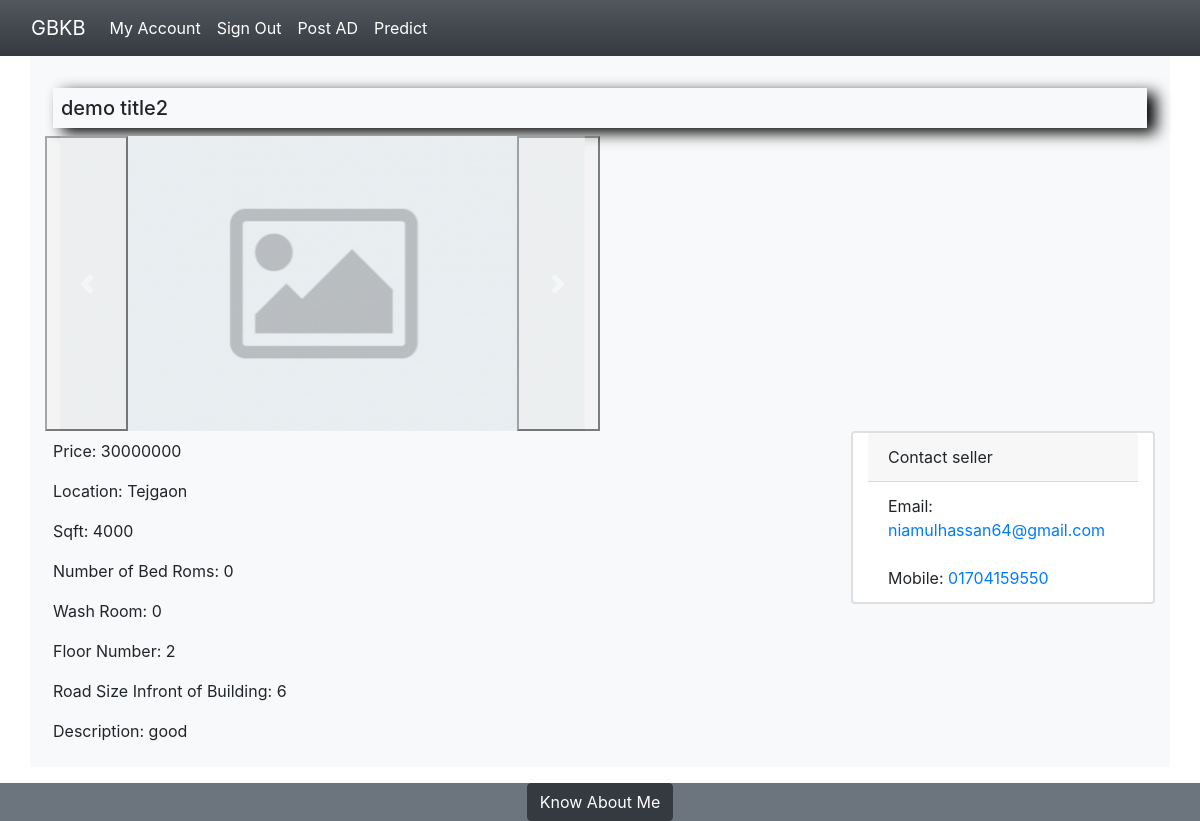
/20/ (signed in), run on the app's committed database.
### accounts/models.py (models this page shows, shortened)
class PostAd(models.Model):                # for saving the shared news in database
    userID = models.ForeignKey(User, on_delete=models.CASCADE)
    title = models.CharField(max_length=120, default="" , null=False , blank= False)
    location = models.CharField(max_length=120, default="" , null=False , blank= False, choices=(
        ('', 'Location'),
        ('Dhaka Cantonment', 'Dhaka Cantonment'),
        ('Dhamrai', 'Dhamrai'),
        ('Dhanmondi', 'Dhanmondi'),
        ('Gulshan 1', 'Gulshan 1'),
        ('Gulshan 2', 'Gulshan 2'),
        ('Jatrabari', 'Jatrabari'),
        ('Keraniganj', 'Keraniganj'),
        ('Khilgaon', 'Khilgaon'),
        ('Khilkhet', 'Khilkhet'),
        ('Lalbag', 'Lalbag'),
        ('Mohammadpur', 'Mohammadpur'),
        ('Mirpur', 'Mirpur'),
        ('Motijheel', 'Motijheel'),
        ('Palton', 'Palton'),
        ('Ramna', 'Ramna'),
        ('Sabujbag', 'Sabujbag'),
        ('Tejgaon', 'Tejgaon'),
        ('Uttara', 'Uttara'),
        ('Dhanmondi', 'Dhanmondi'),
        ('Boshundhora', 'Boshundhora'),
        ('Bonani', 'Bonani'),
        ('Mohakhali', 'mohakhali'),
        ))
    img1 = models.ImageField(upload_to='images/post', default='demo.png',blank=True)
    img2 = models.ImageField(upload_to='images/post', default='demo.png',blank=True)
    img3 = models.ImageField(upload_to='images/post', default='demo.png',blank=True)
    sqft = models.IntegerField(default=None, null=False , blank= False)
    washRoom = models.IntegerField(default=None, null=False , blank= False)
    bedRoom = models.IntegerField(default=None, null=False , blank= False)
    description = models.TextField(max_length=120, default="", null=True, blank=True)
    roadSize = models.IntegerField(default=None, null=False, blank=False)
    lift = models.IntegerField(null=False , blank= False, choices=(
        (None, 'select'),
        (0,'No Lift'),
        (1,'Lift service available'),
        ))
    floor = models.IntegerField(default=None, null=False, blank=False)
    date = models.DateTimeField(auto_now_add=True)
    price = models.IntegerField(default=None, null=False, blank=False)

class ExtentionUser(models.Model):  # extra fields for user
    userID = models.ForeignKey(User, on_delete=models.CASCADE)
    mobileNumber= models.CharField(max_length=120, default="" , null=False , blank= False)
    image = models.ImageField(upload_to='images/post/', default='demo.png', blank=True)
    activation = models.BooleanField(default=False)
    code= models.IntegerField(default=1, null=True , blank= True)

### accounts/views.py (the view)
# urls.py: path('<int:pId>/', views.detail, name='detail'),
def detail(request, pId ):
    if request.user.is_authenticated:
        details = get_object_or_404(ExtentionUser, userID=request.user)
        if details.activation!=True:
            return redirect('activation')
    else:
        return render(request, 'accounts/signin.html', {'error': "At first, sign-in"})
    obj = get_object_or_404(PostAd, pk=pId)
    extendSellerInfo=get_object_or_404(ExtentionUser, userID=obj.userID)
    return render(request,'AdPosting/detail.html', {'obj': obj,"mobile":extendSellerInfo})

### templates/AdPosting/detail.html (shortened to what this page needs)
{% extends 'base.html' %}
{% block head %}
<link rel="stylesheet" type="text/css" href="static/css js/varifivcation.css">
<link rel="stylesheet" type="text/css" href="static/css js/detailview.css">
{% endblock%}
{% block body1 %}
<h5 class="p-2 m-2 boxShadow">{{obj.title}}</h5>
<div id="carouselExampleControlsNoTouching" class="carousel slide col-12	col-sm-12	col-md-10=2	col-lg-6	col-xl-6	col-xxl-6" data-bs-touch="false" data-bs-interval="false">
  <div class="carousel-inner">
    <div class="carousel-item active">
      <img src="{{obj.img1.url}}" class="d-block w-100" alt="...">
    </div>
  </div>
  <button class="carousel-control-prev" type="button" data-bs-target="#carouselExampleControlsNoTouching" data-bs-slide="prev">
    <span class="carousel-control-prev-icon" aria-hidden="true"></span>
  </button>
  <button class="carousel-control-next" type="button" data-bs-target="#carouselExampleControlsNoTouching" data-bs-slide="next">
    <span class="carousel-control-next-icon" aria-hidden="true"></span>
  </button>
</div>
<div class="card  col-12	col-sm-12	col-md-12 float-right border-2" style="width: 19rem;">
  <div class="card-header">
    Contact seller
  </div>
  <ul class="list-group list-group-flush">
    <li class="list-group-item">Email: <a href="mailto: {{obj.userID.email}}"> {{obj.userID.email}}</a></li>
    <li class="list-group-item">Mobile: <a href="tel://{{mobile.mobileNumber}}">{{mobile.mobileNumber}}</a></li>
  </ul>
</div>
  <div class="border-2 p-2"   >
  <div class="">
      <div class="">
      <p class="">Price: {{obj.price}}</p>
      <p class="">Location: {{obj.location}}</p>
      <p class="">Sqft: {{obj.sqft}}</p>
      <p class="">Number of Bed Roms: {{obj.bedRoom}}</p>
      <p class="">Wash Room: {{obj.washRoom}}</p>
      <p class="">Floor Number: {{obj.floor}}</p>
      <p class="">Road Size Infront of Building: {{obj.roadSize}}</p>
      <p class="">Description: {{obj.description}}</p>
      </div>
  </div>
</div>
{% endblock%}

### GBKB/static/css js/detailview.css (style rules this page uses)
.boxShadow { -moz-box-shadow: 9px 5px 15px #000000; -webkit-box-shadow: 9px 5px 15px #000000; box-shadow: 9px 5px 15px #000000; padding: 2px; }

### data on the page
PostAd: title "demo title2", img1 (picture), userID.email "niamulhassan64@gmail.com", price "30000000", location "Tejgaon", sqft "4000", bedRoom "0", washRoom "0", floor "2", roadSize "6", description "good"
ExtentionUser: mobileNumber "01704159550"
